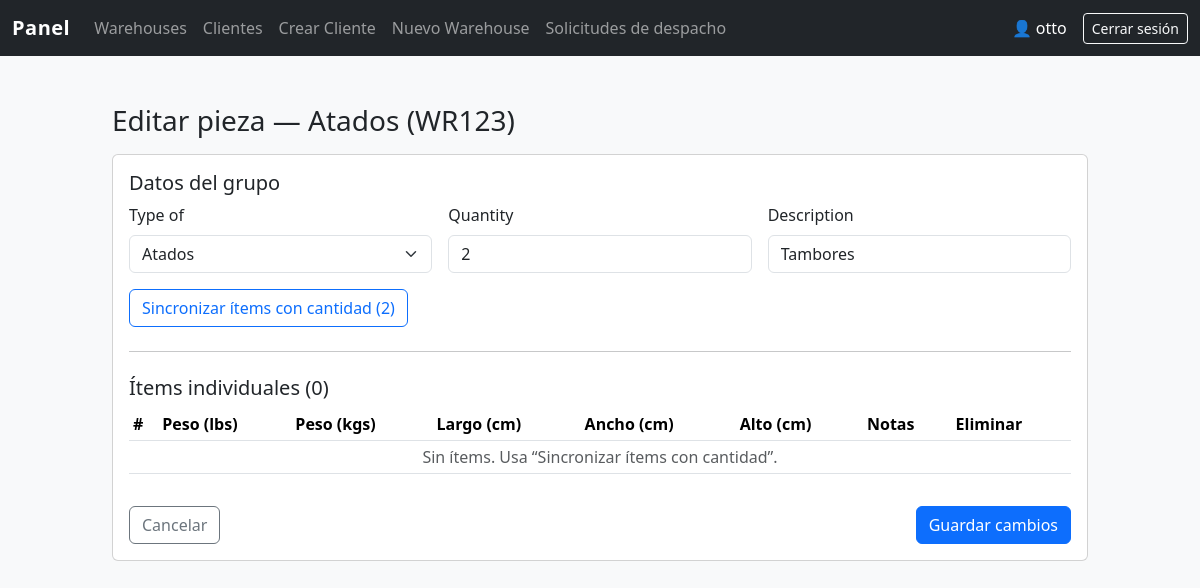
/admin-panel/pieces/13/edit/ (signed in), run on an earlier commit of the app's database.
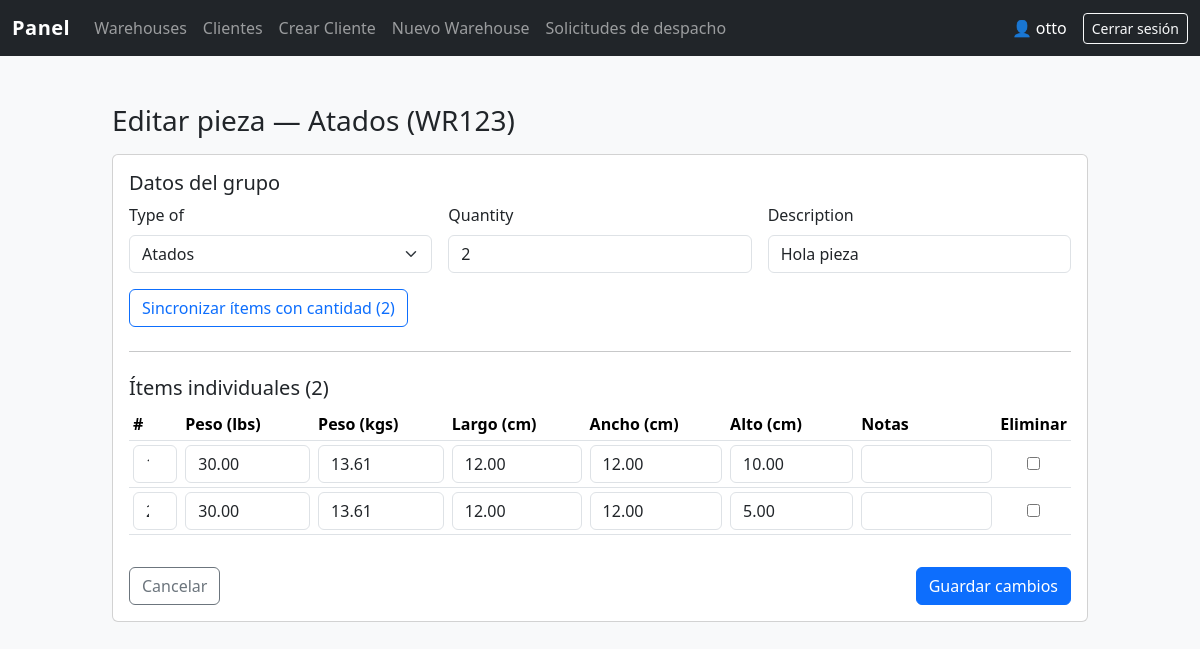
And on a later commit of the database.
### core/models.py (models this page shows, shortened)
class PieceWarehouse(models.Model):
    TYPE_OF = [
        ('PALLETS', 'Pallets'),
        ('CAJAS', 'Cajas'),
        ('TAMBORES', 'Tambores'),
        ('ATADOS', 'Atados'),
        ('OTRO', 'Otro'),
    ]
    warehouse = models.ForeignKey(Warehouse, on_delete=models.CASCADE, related_name='pieces')
    type_of = models.CharField(max_length=20, choices=TYPE_OF)
    quantity = models.PositiveIntegerField()
    description = models.CharField(max_length=200, blank=True, null=True)

class Warehouse(models.Model):
    STATUS = [
        ('PENDIENTE', 'Pendiente'),
        ('LISTO', 'Listo')
    ]
    cliente = models.ForeignKey(User, on_delete=models.CASCADE)
    wr_number = models.CharField(max_length=30, unique=True, primary_key=True)
    shipper = models.CharField(max_length=100)
    carrier = models.CharField(max_length=100)
    container_number = models.CharField(max_length=100, null=True)
    created_at = models.DateTimeField(auto_now_add=True)
    weight_lbs = models.FloatField(null=True)
    weight_kgs = models.FloatField(null=True)
    status = models.CharField(max_length=20, choices=STATUS, default='PENDIENTE')
    foots = models.FloatField(null=True)
    tracking = models.CharField(max_length=100, null=True)
    invoice_number = models.CharField(max_length=100, null=True)
    po = models.CharField(max_length=100, blank=True)
    uploaded_file = models.FileField(upload_to='warehouse_files/', blank=True, null=True)

### core/views.py (the view)
# urls.py: path("admin-panel/pieces/<int:pk>/edit/", views.edit_piece, name="edit_piece"),
@staff_member_required
def edit_piece(request, pk):
    piece = get_object_or_404(PieceWarehouse, pk=pk)
    if request.method == "POST":
        piece_form = PieceWarehouseForm(request.POST, instance=piece)
        formset = PieceItemFormSet(request.POST, instance=piece, prefix="items")
        if 'sync_items' in request.POST:
            desired = piece.quantity if piece_form.is_valid() else int(request.POST.get('quantity', piece.quantity))
            current = piece.items.count()
            if current < desired:
                for i in range(current + 1, desired + 1):
                    PieceItem.objects.create(piece=piece, index=i)
            elif current > desired:
                for it in piece.items.order_by('-index')[:current - desired]:
                    it.delete()
            messages.info(request, "Ítems sincronizados con la cantidad.")
            return redirect("edit_piece", pk=piece.pk)
        if piece_form.is_valid() and formset.is_valid():
            piece_form.save()
            formset.save()
            messages.success(request, "Pieza e ítems actualizados.")
            return redirect("admin_warehouse_detail", wr_number=piece.warehouse.wr_number)
        else:
            messages.error(request, "Corrige los errores del formulario.")
    else:
        piece_form = PieceWarehouseForm(instance=piece)
        formset = PieceItemFormSet(instance=piece, prefix="items")
    return render(request, "admin/edit_piece_with_items.html", {
        "piece_form": piece_form,
        "formset": formset,
        "piece": piece,
    })

### core/forms.py
class PieceWarehouseForm(forms.ModelForm):
    class Meta:
        model = PieceWarehouse
        fields = ["type_of", "quantity", "description"]
        widgets = {
            "type_of": forms.Select(attrs={"class": "form-select"}),
            "quantity": forms.NumberInput(attrs={"class": "form-control", "min": 1}),
            "description": forms.TextInput(attrs={"class": "form-control"}),
        }

### templates/admin/edit_piece_with_items.html (shortened to what this page needs)
{% extends "panel/base.html" %}
{% block content %}
<div class="container mt-4" style="max-width: 1000px;">
  <h3>Editar pieza — {{ piece.get_type_of_display }} (WR{{ piece.warehouse.wr_number }})</h3>
  <form method="post" class="card card-body mt-3">
    <h5 class="mb-2">Datos del grupo</h5>
    <div class="row g-3">
      {% for field in piece_form %}
        <div class="col-md-4">
          <label class="form-label">{{ field.label }}</label>
          {{ field }}
        </div>
      {% endfor %}
    </div>
    <div class="d-flex gap-2 mt-3">
      <button name="sync_items" value="1" class="btn btn-outline-primary" type="submit">
        Sincronizar ítems con cantidad ({{ piece.quantity }})
      </button>
    </div>
    <hr class="my-4">
    <h5 class="mb-2">Ítems individuales ({{ piece.items.count }})</h5>
    <div class="table-responsive">
      <table class="table table-sm align-middle">
        <thead>
          <tr>
            <th>#</th>
            <th>Peso (lbs)</th>
            <th>Peso (kgs)</th>
            <th>Largo (cm)</th>
            <th>Ancho (cm)</th>
            <th>Alto (cm)</th>
            <th>Notas</th>
            <th>Eliminar</th>
          </tr>
        </thead>
        <tbody id="items-container">
          {% for f in formset %}
          <tr class="item-row">
            <td style="max-width:80px">{{ f.index }}</td>
            <td>{{ f.weight_lbs }}</td>
            <td>{{ f.weight_kgs }}</td>
            <td>{{ f.length_cm }}</td>
            <td>{{ f.width_cm }}</td>
            <td>{{ f.height_cm }}</td>
            <td>{{ f.notes }}</td>
            <td class="text-center">{{ f.DELETE }}</td>
          </tr>
          {% empty %}
          <tr><td colspan="8" class="text-muted text-center">Sin ítems. Usa “Sincronizar ítems con cantidad”.</td></tr>
          {% endfor %}
        </tbody>
      </table>
    </div>
    <div class="d-flex justify-content-between mt-3">
      <a href="{% url 'admin_warehouse_detail' piece.warehouse.wr_number %}" class="btn btn-outline-secondary">Cancelar</a>
      <button class="btn btn-primary">Guardar cambios</button>
    </div>
  </form>
</div>
{% endblock %}

What changed in the data, as far as the page shows it:
changed PieceWarehouse "Atados": description "Tambores" → "Hola pieza"; items.count "0" → "2"
Also different on the page:
new list line: "1 30.00 13.61 12.00 12.00 10.00  ☐"
new list line: "2 30.00 13.61 12.00 12.00 5.00  ☐"
text no longer shown: "Sin ítems. Usa “Sincronizar ítems con cantidad”."
